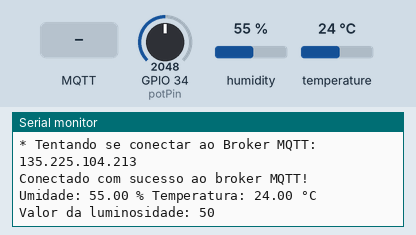
A sketch run on a simulated ESP32. Parts: the last lines printed to the serial monitor. The inputs (shaded band) are chosen by the test bench; at power-on: humidity 55 %, GPIO 34 (potPin) = 2048, temperature 24 °C. WiFi joins after 1.5 s; servers stay silent unless stated; no MQTT or app messages arrive unless stated.

Above: at 7.7 s.
7.8 s: MQTT message "1" arrives on the first subscribed topic
10.0 s: MQTT message "on" arrives on the first subscribed topic
12.0 s: MQTT message "off" arrives on the first subscribed topic
14.0 s: humidity set to 22 %
At 15.1 s:
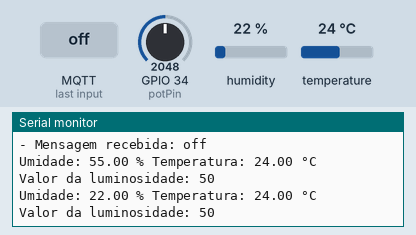
15.5 s: GPIO 34 (potPin) set to 2866
At 16.9 s:
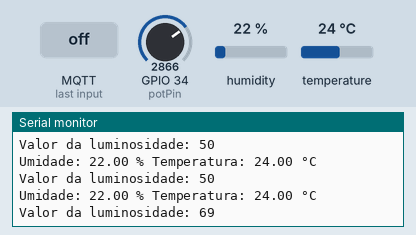
17.0 s: temperature set to 12 °C
At 19.3 s:
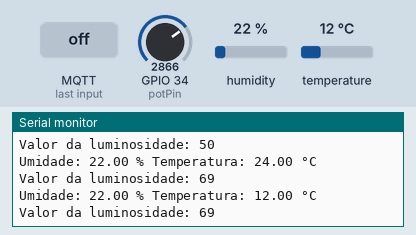

Measured:
- after the input at 14.0 s, the serial monitor: prints a new line after 0.60 s (image 1)
- after the input at 15.5 s, the serial monitor: prints a new line after 1.1 s (image 2)
- after the input at 17.0 s, the serial monitor: prints a new line after 1.6 s (image 3)

The sketch:

Wokwi.ino
```cpp
#include <WiFi.h>         // Biblioteca para utilizar o Wi-Fi no ESP32.
#include <PubSubClient.h> // Biblioteca para utilizar o protocolo MQTT.
#include <DHT.h>
// Configurações - variáveis editáveis
const char* default_SSID = "Wokwi-GUEST"; // Nome da rede Wi-Fi.
const char* default_PASSWORD = "";        // Senha da rede Wi-Fi.
const char* default_BROKER_MQTT = "135.225.104.213";
const int default_BROKER_PORT = 1883;
const char* default_TOPICO_SUBSCRIBE = "/TEF/devin/cmd";
const char* default_TOPICO_PUBLISH_1 = "/TEF/devin/attrs/t";
const char* default_TOPICO_PUBLISH_2 = "/TEF/devin/attrs/h";
const char* default_TOPICO_PUBLISH_3 = "/TEF/devin/attrs/l";
const char* default_ID_MQTT = "fiware_001";
const int default_D4 = 2;


const char* topicPrefix = "devin";
DHT dht(15, DHT22);
long tempo = 0;
char* SSID = const_cast<char*>(default_SSID);
char* PASSWORD = const_cast<char*>(default_PASSWORD);
char* BROKER_MQTT = const_cast<char*>(default_BROKER_MQTT);
int BROKER_PORT = default_BROKER_PORT;
char* TOPICO_SUBSCRIBE = const_cast<char*>(default_TOPICO_SUBSCRIBE);
char* TOPICO_PUBLISH_1 = const_cast<char*>(default_TOPICO_PUBLISH_1);
char* TOPICO_PUBLISH_2 = const_cast<char*>(default_TOPICO_PUBLISH_2);
char* TOPICO_PUBLISH_3 = const_cast<char*>(default_TOPICO_PUBLISH_3);
char* ID_MQTT = const_cast<char*>(default_ID_MQTT);
int D4 = default_D4; // Pino do LED onboard.

WiFiClient espClient; // Cria um cliente Wi-Fi.
PubSubClient MQTT(espClient); // Cria um cliente MQTT usando o cliente Wi-Fi.
char EstadoSaida = '0'; // Variável para armazenar o estado do LED (ligado/desligado).

// Função para iniciar a comunicação serial.
void initSerial() {
    Serial.begin(115200);
}

// Função para conectar ao Wi-Fi.
void initWiFi() {
    delay(10);
    Serial.println("------Conexao WI-FI------");
    Serial.print("Conectando-se na rede: ");
    Serial.println(SSID);
    Serial.println("Aguarde");
    reconectWiFi(); // Chama a função que reconecta ao Wi-Fi.
}

// Função para configurar o MQTT (Broker e callback).
void initMQTT() {
    MQTT.setServer(BROKER_MQTT, BROKER_PORT); // Configura o servidor MQTT.
    MQTT.setCallback(mqtt_callback); // Configura a função de callback para receber mensagens.
}

// Função de setup do ESP32.
void setup() {
    dht.begin();

    initSerial();  // Inicia a comunicação serial.
    initWiFi();    // Conecta ao Wi-Fi.
    initMQTT();    // Configura o MQTT.
    delay(5000);   // Espera 5 segundos antes de enviar a primeira mensagem.
}

// Função principal que será executada repetidamente.
void loop() {

    VerificaConexoesWiFIEMQTT(); // Verifica a conexão com Wi-Fi e MQTT.
    MQTT.loop();
    char msgBuffer[4];                 // Mantém o cliente MQTT ativo.
    float humidity = dht.readHumidity();
    float temperature = dht.readTemperature();
    if(isnan(humidity) || isnan(temperature)){
      Serial.println("falha na leitura do dht 22");
    }
    Serial.print("Umidade: ");
    Serial.print(humidity);
    Serial.print(F(" % Temperatura: "));
    Serial.print(temperature);
    Serial.println(F(" °C "));


    String msgH = String(humidity);
    MQTT.publish(TOPICO_PUBLISH_2,msgH.c_str());

    String msgT = String(temperature);
    MQTT.publish(TOPICO_PUBLISH_1,msgT.c_str());

    Lumin();

    delay(2000);
}

// Função para reconectar ao Wi-Fi.
void reconectWiFi() {
    if (WiFi.status() == WL_CONNECTED)
        return; // Se já estiver conectado, sai da função.

    WiFi.begin(SSID, PASSWORD); // Conecta ao Wi-Fi.
    while (WiFi.status() != WL_CONNECTED) {
        delay(100);
        Serial.print(".");
    }
    Serial.println();
    Serial.println("Conectado com sucesso na rede ");
    Serial.print(SSID);
    Serial.println("IP obtido: ");
    Serial.println(WiFi.localIP()); // Mostra o IP obtido.

    // Garante que o LED onboard inicie desligado.
    digitalWrite(D4, LOW);
}

// Função chamada ao receber mensagens MQTT.
void mqtt_callback(char* topic, byte* payload, unsigned int length) {
    String msg;
    for (int i = 0; i < length; i++) {
        char c = (char)payload[i];
        msg += c; // Converte o payload em uma string.
    }
    Serial.print("- Mensagem recebida: ");
    Serial.println(msg);

    // Forma o padrão de tópico para comparar com as mensagens recebidas.
    String onTopic = String(topicPrefix) + "@on|";
    String offTopic = String(topicPrefix) + "@off|";

    // Liga o LED caso a mensagem seja de ligar.
    if (msg.equals(onTopic)) {
        digitalWrite(D4, HIGH);
        EstadoSaida = '1';
    }

    // Desliga o LED caso a mensagem seja de desligar.
    if (msg.equals(offTopic)) {
        digitalWrite(D4, LOW);
        EstadoSaida = '0';
    }
}

// Verifica se o Wi-Fi e o MQTT estão conectados.
void VerificaConexoesWiFIEMQTT() {
    if (!MQTT.connected())
        reconnectMQTT(); // Se o MQTT não estiver conectado, tenta reconectar.
    reconectWiFi();       // Verifica a conexão Wi-Fi.
}


// Função para reconectar ao Broker MQTT.
void reconnectMQTT() {
    while (!MQTT.connected()) { // Tenta conectar enquanto não estiver conectado.
        Serial.print("* Tentando se conectar ao Broker MQTT: ");
        Serial.println(BROKER_MQTT);
        if (MQTT.connect(ID_MQTT)) { // Conecta ao broker MQTT.
            Serial.println("Conectado com sucesso ao broker MQTT!");
            MQTT.subscribe(TOPICO_SUBSCRIBE); // Se conecta ao tópico de comandos.
        } else {
            Serial.println("Falha ao reconectar no broker.");
            Serial.println("Haverá nova tentativa de conexão em 2s");
            delay(2000); // Espera 2 segundos antes de tentar novamente.
        }
    }
}

void Lumin() {
    const int potPin = 34;
    int sensorValue = analogRead(potPin);
    int luminosity = map(sensorValue, 0, 4095, 0, 100);
    String mensagem = String(luminosity);
    Serial.print("Valor da luminosidade: ");
    Serial.println(mensagem.c_str());
    MQTT.publish(TOPICO_PUBLISH_3, mensagem.c_str());
}
```
